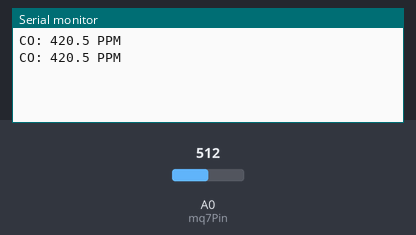
Bench run of a sketch on a simulated Arduino Uno, built with avr-gcc and run on an emulated ATmega328P. On the bench: the last lines printed to the serial monitor. Inputs (shaded band) come from the test bench; at power-on: A0 (mq7Pin) = 512.

Above: at 2.8 s.
2.9 s: A0 (mq7Pin) set to 1007
At 4.8 s:
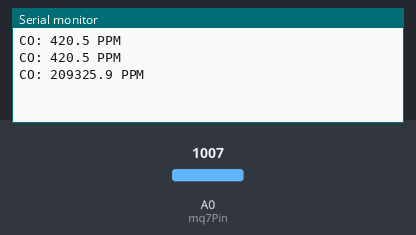
5.6 s: A0 (mq7Pin) set to 1023
At 6.4 s:
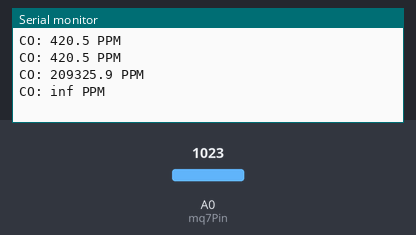

The sketch:

2025-10-04-CODetector-MQ7CalibrationCode-v1.ino
```cpp
const int mq7Pin = A0;
const float RL = 10.0;
const float RO = 26.0;  // Calibrated value

void setup() {
  Serial.begin(9600);
}

void loop() {
  int raw = analogRead(mq7Pin);
  float voltage = raw * (5.0 / 1023.0);
  float RS = RL * ((5.0 / voltage) - 1.0);
  float ppm = 100.0 * pow(RS / RO, -1.5);

  Serial.print("CO: ");
  Serial.print(ppm, 1);
  Serial.println(" PPM");

  delay(2000);
}
```

Measured:
- the behaviour switches between 1022 and 1023 on A0 (mq7Pin) (found by bisection; images 1 and 2)
- after the input at 2.9 s, the serial monitor: prints a new line after 1.1 s (image 1)
- after the input at 5.6 s, the serial monitor: prints a new line after 0.40 s (image 2)
